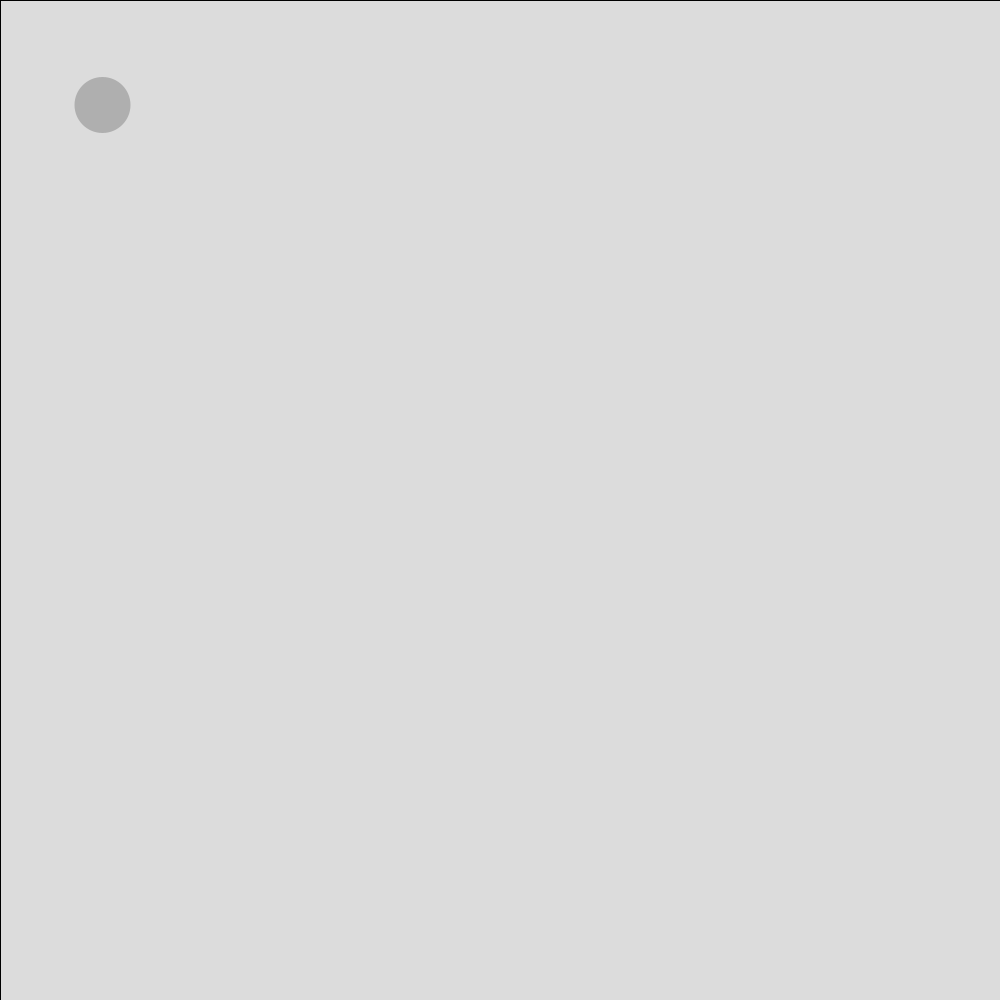
Frame 1 (no input)
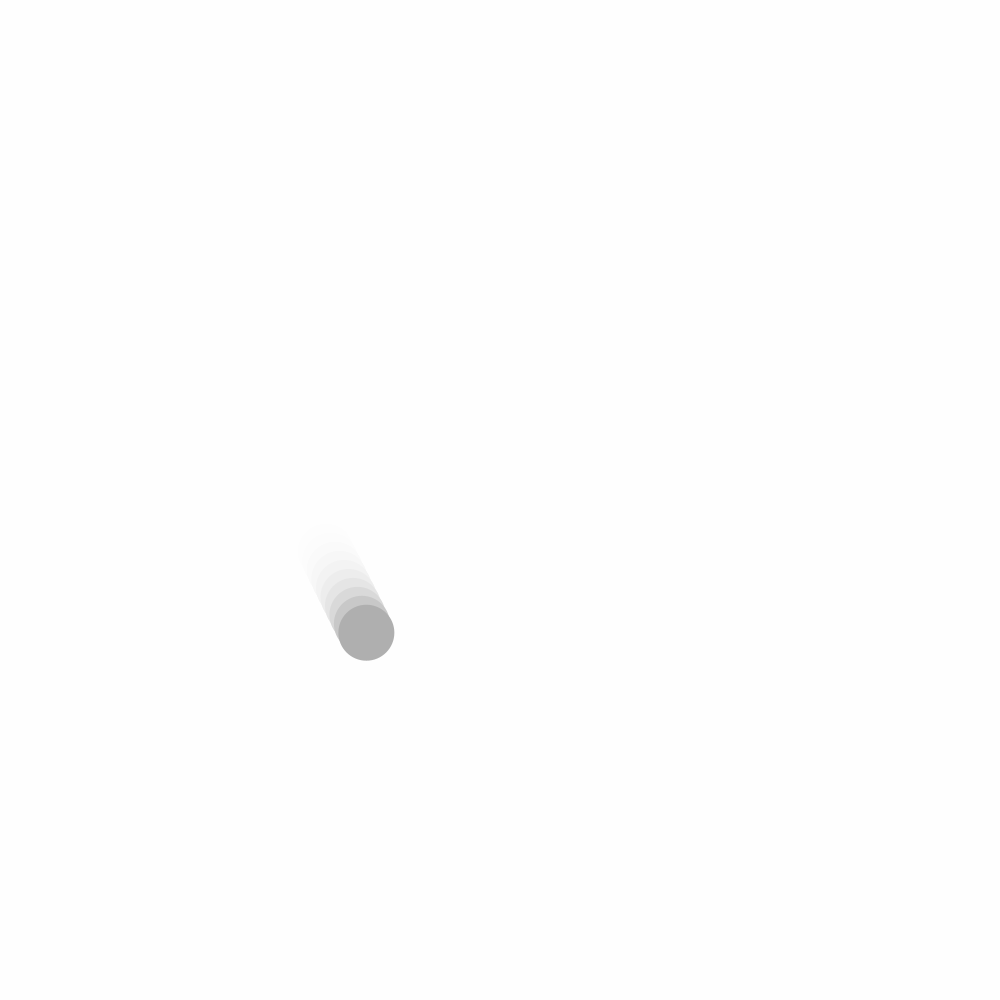
Frame 60 (the mouse pressed at the canvas centre just before this capture)
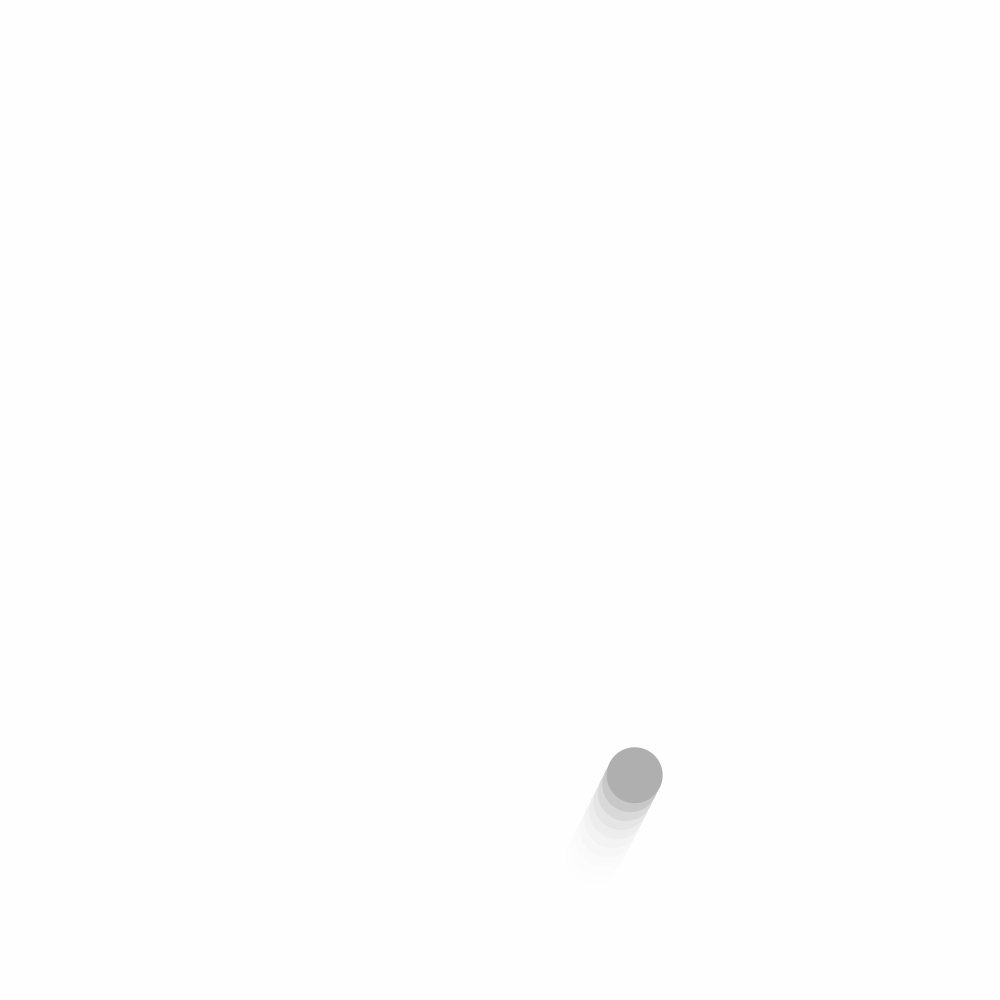
Frame 120 (the mouse held since frame 60 and released just before this capture)

The Processing sketch that drew these frames (run headless with seeded random() and noise(); from frame 60 on, the mouse is pressed at the canvas centre):

// Processing sketch: HW7
// ── HW7.pde

Ball b;
boolean pressed = false;

void setup() {
  size(1000, 1000);
  b = new Ball();
}

void draw() {
  fill(255, 80);
  rect(0, 0, width, height);
  b.update();
  b.display();
}

void keyPressed() {
  pressed = true;
}

void keyReleased() {
  pressed = false;
}

// ── Ball.pde
class Ball {
  final float RADIUS = 28f;
  PVector position;
  PVector velocity;

  Ball() {
    position = new PVector(100, 100);
    velocity = new PVector(2.5, 5);
  }

  void update() {
    // Add the current speed to the position.
    position.add(velocity);

    if(pressed) velocity.mult(1.05);
    else velocity.mult(0.95);

    velocity.setMag(constrain(velocity.mag(), 10, 50));

    if ((position.x > width-RADIUS) || (position.x < RADIUS)) {
      velocity.x = velocity.x * -1;
    }
    if ((position.y > height-RADIUS) || (position.y < RADIUS)) {
      velocity.y = velocity.y * -1;
    }

    position.x = constrain(position.x, RADIUS, width-RADIUS);
    position.y = constrain(position.y, RADIUS, height-RADIUS);
  }

  void display() {
    // Display circle at x position
    noStroke();
    
    if (pressed) fill(223,120,87);
    else fill(175);

    ellipse(position.x, position.y, RADIUS*2, RADIUS*2);
  }
}
